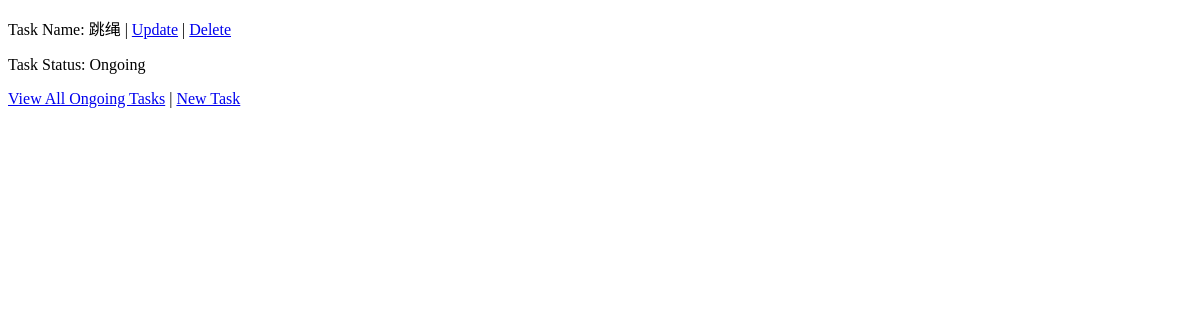
The app's page /tasks/7/, older data.
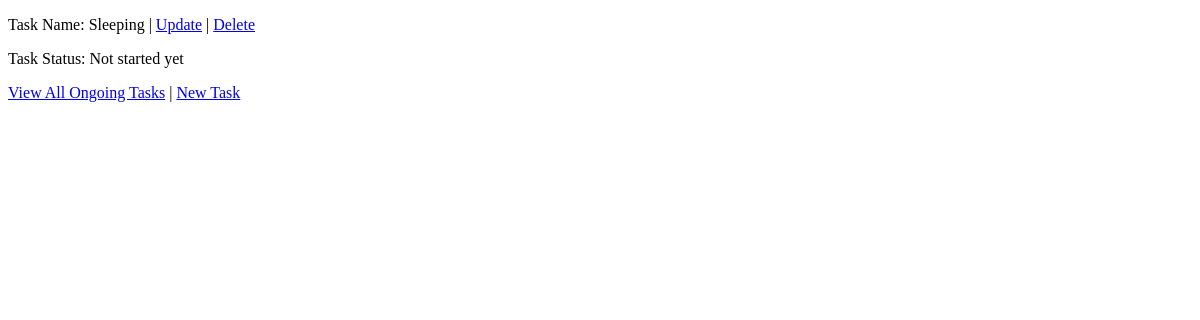
The same page, newer data.
### tasks/models.py (models this page shows, shortened)
class Task(models.Model):
    name = models.CharField(verbose_name="Task name", max_length=65, unique=True)
    status = models.CharField(verbose_name="Task status", max_length=1, choices=Status.choices)

### tasks/views.py (the view)
# urls.py: re_path(r'^(?P<pk>\d+)/$', views.TaskDetailView.as_view(), name='task_detail'),
class TaskDetailView(DetailView):
    model = Task

### tasks/templates/tasks/task_detail.html (shortened to what this page needs)
<!DOCTYPE html>
<html lang="en">
<head>
</head>
<body>
<p> Task Name: {{ task.name }} | <a href="{% url 'tasks:task_update' task.id %}">Update</a> |
    <a href="{% url 'tasks:task_delete' task.id %}">Delete</a>
</p>
<p> Task Status: {{ task.get_status_display }} </p>
<p> <a href="{% url 'tasks:task_list' %}">View All Ongoing Tasks</a> |
    <a href="{% url 'tasks:task_create'%}">New Task</a>
</p>
</body>
</html>

Row changes from the older to the newer data that the page shows:
changed Task: name "跳绳" → "Sleeping"; status "Ongoing" → "Not started yet"
